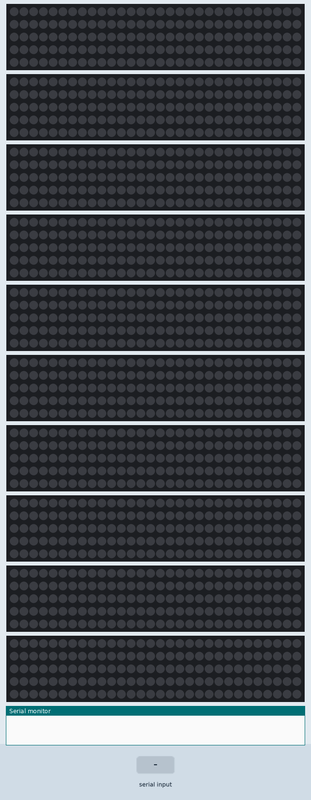
A sketch run on a simulated Arduino Uno, built with avr-gcc and run on an emulated ATmega328P. Parts: 10 × 150 RGB LEDs in strip order, left to right, continuing on the next row, the last lines printed to the serial monitor. The inputs (shaded band) are chosen by the test bench.

Above: at 1.2 s.
1.3 s: "1" received over Serial
At 3.3 s:
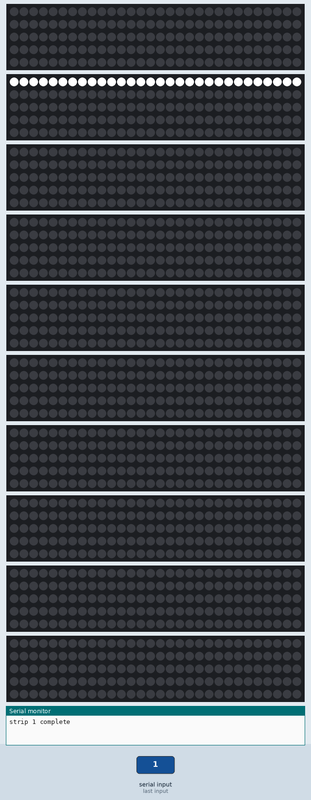
3.7 s: "2" received over Serial
At 3.91 s:
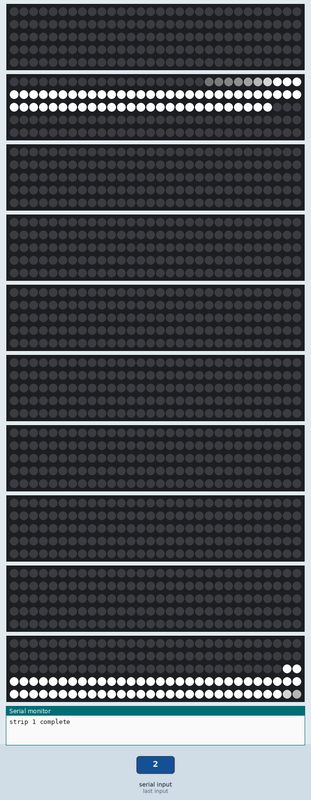
6.1 s: "0" received over Serial
At 7.1 s:
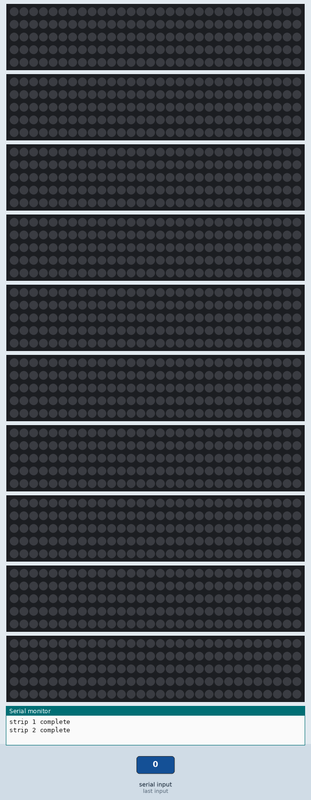
7.6 s: "2" received over Serial
At 7.76 s:
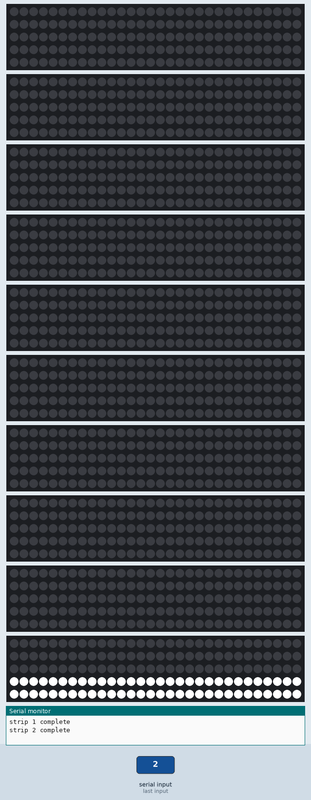
10.6 s: "1" received over Serial
At 11.14 s:
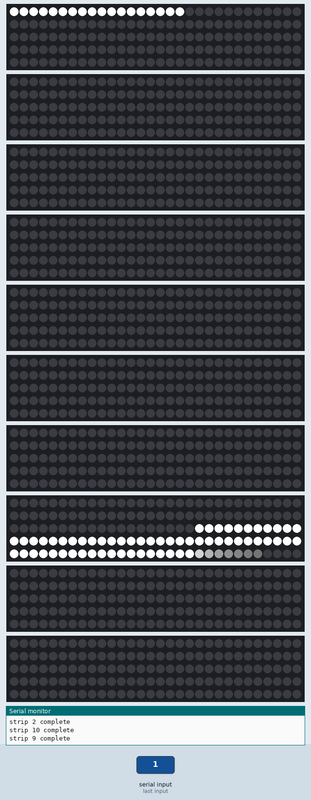
13.0 s: "0" received over Serial
At 13.4 s:
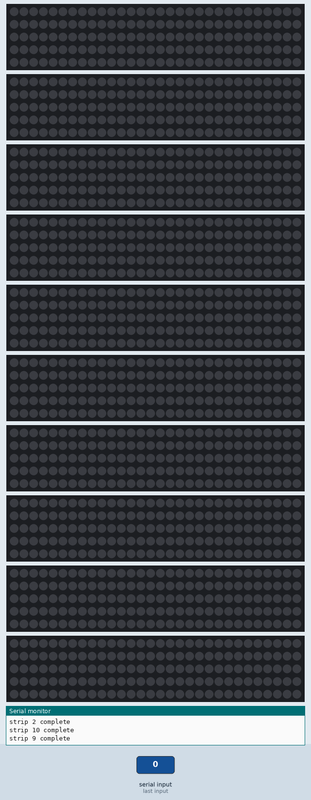
Timing chart, 0 to 15.5 s (numbered marks = the images above; inputs shaded):
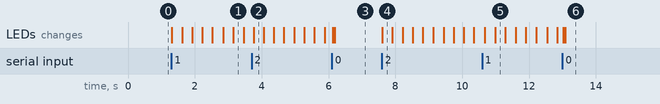

Measured:
- after the input at 1.3 s, the LEDs: first change at once (image 1 shows a later state)
- after the input at 3.7 s, the LEDs: change after 0.06 s (image 2)
- after the input at 6.1 s, the LEDs: first change at once (image 3 shows a later state)
- after the input at 7.6 s, the LEDs: change at once (image 4)
- after the input at 10.6 s, the LEDs: first change after 0.07 s (image 5 shows a later state)
- after the input at 13.0 s, the LEDs: first change at once (image 6 shows a later state)

The sketch:

TeckWah_NeoPixels_LongStrip.ino
```cpp
/* Author: Benjamin Low
 *
 * Description: Teck Wah gallery NeoPixel Long Strip
 *
 * Last updated: 21 Jan 2016
 */

#include <Adafruit_NeoPixel.h>

//USER DEFINED SETTINGS
const int SNAKE_LENGTH = 60; //the length in pixels of the lit trail
const float STRIP_LENGTH = 2.5; //the length in metres of the neopixel strip
const int PORT_NUM = 2; //the starting Arduino pin for the data line

// Pattern types supported:
enum  pattern { NONE, SCANNER };
// Pattern directions supported:
enum  direction { FORWARD, REVERSE };

// NeoPattern Class - derived from the Adafruit_NeoPixel class
class NeoPatterns : public Adafruit_NeoPixel
{
  public:

    // Member Variables:
    pattern  ActivePattern;  // which pattern is running
    direction Direction;     // direction to run the pattern

    unsigned long Interval;   // milliseconds between updates
    unsigned long lastUpdate; // last update of position

    uint32_t Color1, Color2;  // What colors are in use
    uint16_t TotalSteps;  // total number of steps in the pattern
    int Index;  // current step within the pattern

    uint32_t pinkColor = Color(200, 40, 60);
    uint32_t greenColor = Color(10, 220, 20 );
    uint32_t blueColor = Color(20, 20, 220);
    uint32_t yellowColor = Color( 160, 160, 10);
    uint32_t noColor = Color(0, 0, 0);

    void (*OnComplete)();  // Callback on completion of pattern
//    void (*TriggerNext)(); //Callback on hitting the next strip

    // Constructor - calls base-class constructor to initialize strip
    NeoPatterns(uint16_t pixels, uint8_t pin, uint8_t type, void (*callback1)() )
      : Adafruit_NeoPixel(pixels, pin, type)
    {
      OnComplete = callback1;
//      TriggerNext = callback2;
    }

    // Update the pattern
    void Update()
    {
      if ((millis() - lastUpdate) > Interval) // time to update
      {
        lastUpdate = millis();

        switch (ActivePattern)
        {
          case SCANNER:
            ScannerUpdate();
            break;
          default:
            break;
        }
      }
    }

    // Increment the Index and reset at the end
    void Increment()
    {
      if (Direction == FORWARD)
      {
        Index++;

        if (Index >= TotalSteps)
        {
          Index = 0;

          if (OnComplete != NULL)
          {
            OnComplete();
          }
        }
      }
      else // Direction == REVERSE
      {
        --Index;

        if (Index < 0)
        {
          Index = TotalSteps - 1;

          if (OnComplete != NULL)
          {
            OnComplete();
          }
        }
      }
    }

    void Scanner(uint32_t color1, uint8_t interval, int my_dir)
    {
      ActivePattern = SCANNER;
      Interval = interval;
      TotalSteps = numPixels();
      Color1 = color1;

      if (my_dir == 1)
      {
        Direction = FORWARD;
        Index = 0;
      }
      else if (my_dir == -1)
      {
        Direction = REVERSE;
        Index = numPixels() - 1;
      }
    }

    // Update the Scanner Pattern
    void ScannerUpdate()
    {
      for (int i = 0; i < numPixels(); i++)
      {
        if ( (i <= Index) && (Index - i < SNAKE_LENGTH) )
          //            if (i==Index)
        {
          //                byte my_index = ( (i + Index) * 256 / numPixels() ) & 255; //1st method for color
//          byte my_index =  ( (i * 256 / numPixels() ) + Index ) & 255; //2nd method
//          setPixelColor(i, Wheel(my_index) );

                             setPixelColor(i, Color1);
        }
        else // Fading tail
        {
          setPixelColor(i, DimColor(getPixelColor(i)));
        }
      }
      show();
      Increment();
    }


    // Calculate 50% dimmed version of a color (used by ScannerUpdate)
    uint32_t DimColor(uint32_t color)
    {
      // Shift R, G and B components one bit to the right
      uint32_t dimColor = Color(Red(color) >> 1, Green(color) >> 1, Blue(color) >> 1);
      return dimColor;
    }

    // Set all pixels to a color (synchronously)
    void ColorSet(uint32_t color)
    {
      ActivePattern = NONE;

      for (int i = 0; i < numPixels(); i++)
      {
        setPixelColor(i, color);
      }
      show();
    }

    // Returns the Red component of a 32-bit color
    uint8_t Red(uint32_t color)
    {
      return (color >> 16) & 0xFF;
    }

    // Returns the Green component of a 32-bit color
    uint8_t Green(uint32_t color)
    {
      return (color >> 8) & 0xFF;
    }

    // Returns the Blue component of a 32-bit color
    uint8_t Blue(uint32_t color)
    {
      return color & 0xFF;
    }

    // Input a value 0 to 255 to get a color value.

    // The colours are a transition r - g - b - back to r.
    uint32_t Wheel(byte WheelPos)
    {
      WheelPos = 255 - WheelPos;

      if (WheelPos < 85)
      {
        return Color( 255 - WheelPos * 3, 0, WheelPos * 3);
      }
      else if (WheelPos < 170)
      {
        WheelPos -= 85;
        return Color(0, WheelPos * 3, 255 - WheelPos * 3);
      }
      else
      {
        WheelPos -= 170;
        return Color(WheelPos * 3, 255 - WheelPos * 3, 0);
      }
    }

}; //end of class definition

// ------------------------------------------------------
// Function prototypes for completion callback routines
// ------------------------------------------------------
void Strip1Complete();
void Strip2Complete();
void Strip3Complete();
void Strip4Complete();
void Strip5Complete();
void Strip6Complete();
void Strip7Complete();
void Strip8Complete();
void Strip9Complete();
void Strip10Complete();

// -----------------------------
// Object declarations
// -----------------------------

NeoPatterns Strip1(int(60 * STRIP_LENGTH), PORT_NUM, NEO_GRB + NEO_KHZ800, &Strip1Complete);
NeoPatterns Strip2(int(60 * STRIP_LENGTH), PORT_NUM + 1, NEO_GRB + NEO_KHZ800, &Strip2Complete);
NeoPatterns Strip3(int(60 * STRIP_LENGTH), PORT_NUM + 2, NEO_GRB + NEO_KHZ800, &Strip3Complete);
NeoPatterns Strip4(int(60 * STRIP_LENGTH), PORT_NUM + 3, NEO_GRB + NEO_KHZ800, &Strip4Complete);
NeoPatterns Strip5(int(60 * STRIP_LENGTH), PORT_NUM + 4, NEO_GRB + NEO_KHZ800, &Strip5Complete);
NeoPatterns Strip6(int(60 * STRIP_LENGTH), PORT_NUM + 5, NEO_GRB + NEO_KHZ800, &Strip6Complete);
NeoPatterns Strip7(int(60 * STRIP_LENGTH), PORT_NUM + 6, NEO_GRB + NEO_KHZ800, &Strip7Complete);
NeoPatterns Strip8(int(60 * STRIP_LENGTH), PORT_NUM + 7, NEO_GRB + NEO_KHZ800, &Strip8Complete);
NeoPatterns Strip9(int(60 * STRIP_LENGTH), A0, NEO_GRB + NEO_KHZ800, &Strip9Complete);
NeoPatterns Strip10(int(60 * STRIP_LENGTH), A1, NEO_GRB + NEO_KHZ800, &Strip10Complete);

long startTime;

//------------------------------
// setup
//------------------------------
void setup() {
  Serial.begin(9600);

  Strip1.begin();
  Strip2.begin();
  Strip3.begin();
  Strip4.begin();
  Strip5.begin();
  Strip6.begin();
  Strip7.begin();
  Strip8.begin();
  Strip9.begin();
  Strip10.begin();
}

//-------------------------
// The main loop
//-------------------------

void loop() {

  Strip1.Update();
  Strip2.Update();
  Strip3.Update();
  Strip4.Update();
  Strip5.Update();
  Strip6.Update();
  Strip7.Update();
  Strip8.Update();
  Strip9.Update();
  Strip10.Update();

  read_from_serial();
}

//-----------------------
// supporting functions
//-----------------------

void read_from_serial() {

  unsigned char incomingbyte = 0;

  if (Serial.available() > 0) {

    incomingbyte = Serial.read();

    if (incomingbyte == '0') { //turn all off

        Strip1.ColorSet(Strip1.noColor);
        Strip2.ColorSet(Strip1.noColor);
        Strip3.ColorSet(Strip1.noColor);
        Strip4.ColorSet(Strip1.noColor);
        Strip5.ColorSet(Strip1.noColor);
        Strip6.ColorSet(Strip1.noColor);
        Strip7.ColorSet(Strip1.noColor);
        Strip8.ColorSet(Strip1.noColor);
        Strip9.ColorSet(Strip1.noColor);
        Strip10.ColorSet(Strip1.noColor);

    } else if (incomingbyte == '1') {

        Strip1.Scanner( Strip1.Color(255, 255, 255), 1, 1 ); //start the forward animation

    } else if (incomingbyte == '2') {

        Strip10.Scanner( Strip1.Color(255, 255, 255), 1, -1); //start the reverse animation

    } else if (incomingbyte == '3') {

    } else if (incomingbyte == '4') {

    } else if (incomingbyte == '5') {

    } else if (incomingbyte == '6') {

    }
  }
}

// -----------------------------
// Completion callback routines
// -----------------------------

void Strip1Complete() {

  Serial.println("strip 1 complete");
  Strip1.ActivePattern = NONE;
  Strip1.ColorSet(Strip1.noColor);

  if (Strip1.Direction == FORWARD)
  {
    Strip2.Scanner( Strip1.Color(255, 255, 255), 1, 1 );
  } else
  {
  }
}

void Strip2Complete() {

  Serial.println("strip 2 complete");
  Strip2.ActivePattern = NONE;
  Strip2.ColorSet(Strip1.noColor);

  if (Strip2.Direction == FORWARD)
  {
    Strip3.Scanner( Strip1.Color(255, 255, 255), 1, 1 );
  } else
  {
    Strip1.Scanner( Strip1.Color(255, 255, 255), 1, -1 );
  }
}

void Strip3Complete() {

  Serial.println("strip 3 complete");
  Strip3.ActivePattern = NONE;
  Strip3.ColorSet(Strip1.noColor);

  if (Strip3.Direction == FORWARD)
  {
    Strip4.Scanner( Strip1.Color(255, 255, 255), 1, 1 );
  } else
  {
    Strip2.Scanner( Strip1.Color(255, 255, 255), 1, -1 );
  }
}

void Strip4Complete() {

  Serial.println("strip 4 complete");
  Strip4.ActivePattern = NONE;
  Strip4.ColorSet(Strip1.noColor);

  if (Strip4.Direction == FORWARD)
  {
    Strip5.Scanner( Strip1.Color(255, 255, 255), 1, 1 );
  } else
  {
    Strip3.Scanner( Strip1.Color(255, 255, 255), 1, -1 );
  }
}

void Strip5Complete() {

  Serial.println("strip 5 complete");
  Strip5.ActivePattern = NONE;
  Strip5.ColorSet(Strip1.noColor);

  if (Strip5.Direction == FORWARD)
  {
    Strip6.Scanner( Strip1.Color(255, 255, 255), 1, 1 );
  } else
  {
    Strip4.Scanner( Strip1.Color(255, 255, 255), 1, -1 );
  }
}

void Strip6Complete() {

  Serial.println("strip 6 complete");
  Strip6.ActivePattern = NONE;
  Strip6.ColorSet(Strip1.noColor);

  if (Strip6.Direction == FORWARD)
  {
    Strip7.Scanner( Strip1.Color(255, 255, 255), 1, 1 );
  } else
  {
    Strip5.Scanner( Strip1.Color(255, 255, 255), 1, -1 );
  }
}

void Strip7Complete() {

  Serial.println("strip 7 complete");
  Strip7.ActivePattern = NONE;
  Strip7.ColorSet(Strip1.noColor);

  if (Strip7.Direction == FORWARD)
  {
    Strip8.Scanner( Strip1.Color(255, 255, 255), 1, 1 );
  } else
  {
    Strip6.Scanner( Strip1.Color(255, 255, 255), 1, -1 );
  }
}

void Strip8Complete() {

  Serial.println("strip 8 complete");
  Strip8.ActivePattern = NONE;
  Strip8.ColorSet(Strip1.noColor);

  if (Strip8.Direction == FORWARD)
  {
    Strip9.Scanner( Strip1.Color(255, 255, 255), 1, 1 );
  } else
  {
    Strip7.Scanner( Strip1.Color(255, 255, 255), 1, -1 );
  }
}

void Strip9Complete() {

  Serial.println("strip 9 complete");
  Strip9.ActivePattern = NONE;
  Strip9.ColorSet(Strip1.noColor);

  if (Strip9.Direction == FORWARD)
  {
    Strip10.Scanner( Strip1.Color(255, 255, 255), 1, 1 );
  } else
  {
    Strip8.Scanner( Strip1.Color(255, 255, 255), 1, -1 );
  }
}

void Strip10Complete() {

  Serial.println("strip 10 complete");
  Strip10.ActivePattern = NONE;
  Strip10.ColorSet(Strip1.noColor);

  if (Strip10.Direction == FORWARD)
  {
  } else
  {
    Strip9.Scanner( Strip1.Color(255, 255, 255), 1, -1 );
  }
}
```
